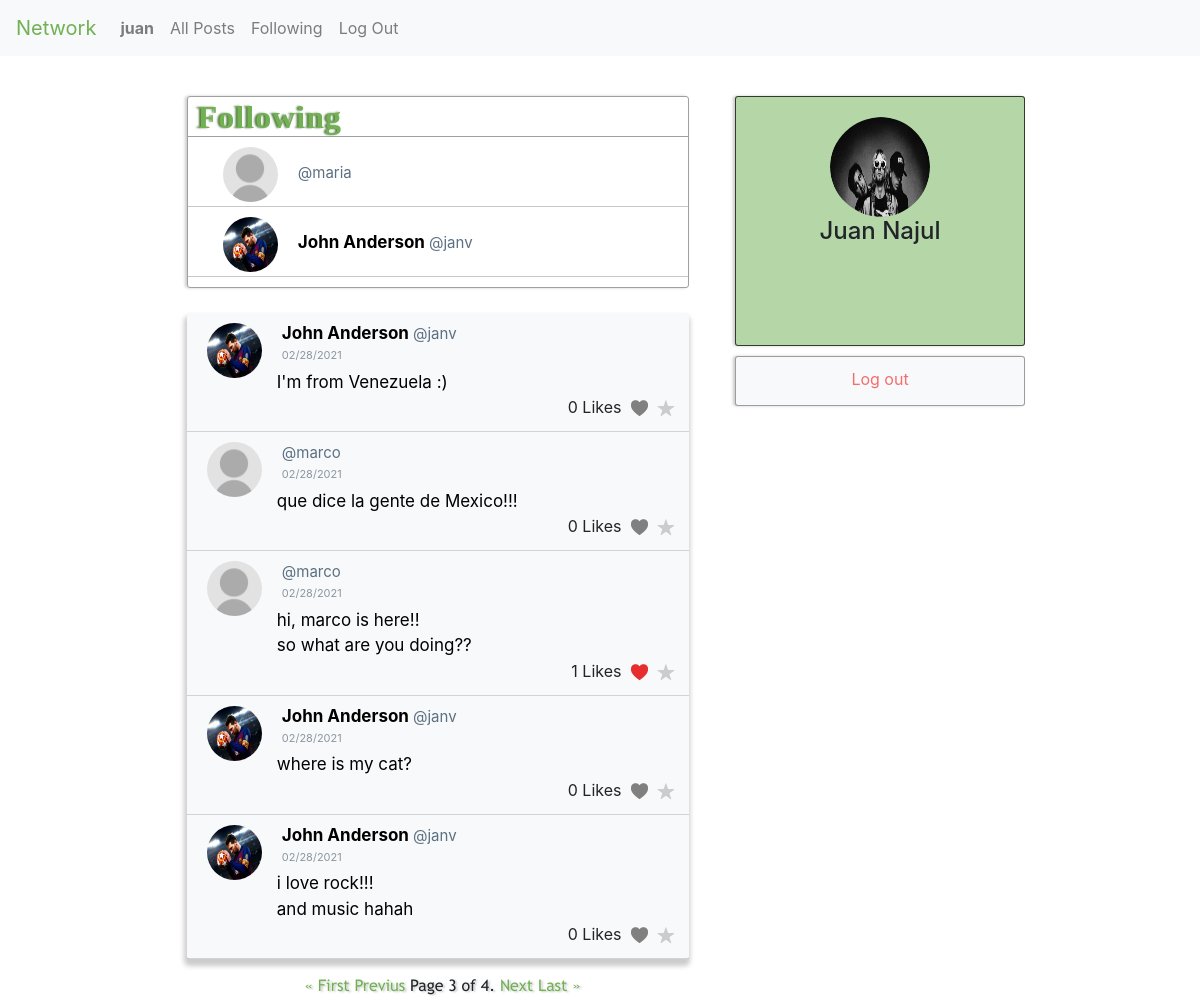
Screenshot of /following?page=3 (signed in) with the database file from the repository.
### network/models.py (models this page shows, shortened)
class User(AbstractUser):
    profile_image = models.ImageField(default='../static/network/img/defaultprofile.jpg', verbose_name='user_photo', upload_to='profile_img')
    pass

class Post(models.Model):
    content = models.CharField(max_length=255)
    user = models.ForeignKey(User, on_delete=models.CASCADE, related_name="author")
    likes = models.ManyToManyField(User, related_name="post_likes", null=True,blank=True)
    created_at = models.DateTimeField(auto_now_add=True)

### network/views.py (the view)
# urls.py: path("following", views.following_page, name="following"),
@login_required(login_url='login')
def following_page(request):
    user = request.user
    current_user = get_object_or_404(User, username=user.username)
    follower_user = Profile.objects.filter(follower=current_user)
    all_posts = Post.objects.all().order_by("-id")
    posts = []
    users_following = []
    for i in all_posts:
        for follower in follower_user:
            if follower.followed == i.user:
                posts.append(i)
                if i.user not in users_following:
                    users_following.append(i.user)
    paginator = Paginator(posts, 5)
    page_number = request.GET.get('page')
    page_obj = paginator.get_page(page_number)
    return render(request, "network/following.html", {
        "posts" : page_obj,
        "current_user": current_user,
        "users_following": users_following
    })

### network/templates/network/following.html (shortened to what this page needs)
{% extends 'network/layout.html' %}
{% load static %}
{% block body %}
<section class="content">
    {% if user.is_authenticated %}
    <div id="post-content">
        <div class="container">
            <div class="row">
                <div id="users-following" class="col-12">
                    <div id="users-following-title">
                        <h2>Following</h2>
                    </div>
                    <div class="users-following-container">
                        {% for user in users_following %}
                        <div class="user-following-container col-12">
                            <div class="posts">
                                <div class="row">
                                    <div class="post-photo" class="col-2">
                                        <a href="{% url 'profile' username=user.username %}">
                                            <img src="{{user.profile_image.url}}" alt="" />
                                        </a>
                                    </div>
                                    <div class="post-name col-8">
                                        <a href="{% url 'profile' username=user.username %}">
                                            <h6>{{user.first_name}} {{user.last_name}} <span class="post-username">@{{user.username}}</span></h6>
                                        </a>
                                    </div>
                                </div>
                            </div>
                        </div>
                        {% endfor %}
                    </div>
                </div>
            </div>
        </div>
    </div>
    {% endif %}
    <div id="profile-content">
        <div class="container">
            <div class="row">
                <aside id="profile-space" class="col-10">
                    {% if request.user.is_authenticated %}
                    <div class="row">
                        <div class="profile-photo">
                            <a href="{% url 'profile' username=current_user.username %}">
                                <img src="{{current_user.profile_image.url}}" alt="">
                            </a>
                        </div>
                    </div>
                    <div class="row">
                        <div class="profile-name">
                            {% if current_user.first_name|length >= 1 and current_user.last_name|length >= 1 %}
                            <h4>{{current_user.first_name}} {{current_user.last_name}}</h4>
                            {% else %}
                            <h4>@{{current_user.username}}</h4>
                            {% endif %}
                        </div>
                    </div>
                    {% endif %}
                </aside>
            </div>
            {% if request.user.is_authenticated %}
            <div class="row">
                <aside id="aside-logout" class="col-10">
                    <a href="{% url 'logout' %}">Log out</a>
                </aside>
            </div>
            {% endif %}
        </div>
    </div>
    <div id="published-content">
        <div class="container">
            <div class="row">
                <div id="published-post" class="col-12">
                    {% for post in posts%}
                    <div class="posts">
                        <div class="row">
                            <div class="post-photo" class="col-2">
                                <a href="{% url 'profile' username=post.user %}">
                                    <img src="{{post.user.profile_image.url}}" alt="" />
                                </a>
                            </div>
                            <div class="post-name col-6">
                                <a href="{% url 'profile' username=post.user %}">
                                    <h6>{{post.user.first_name}} {{post.user.last_name}} <span class="post-username">@{{post.user.username}}</span></h6>
                                </a>
                            </div>
                        </div>
                        <div class="row">
                            <p class="post-date col-12">{{post.created_at|date:"SHORT_DATE_FORMAT"}}</p>
                        </div>
                        <div class="row">
                            <p class="post-content col-12">{{post.content|linebreaksbr}}</p>
                        </div>
                        <div class="row">
                            <div class="post-buttons col-12">
                                <span class="num-likes id_num_likes{{post.id}}">{{post.likes.count}} Likes</span>
                                {% if request.user.is_authenticated %}
                                <span class="{% if request.user in post.likes.all %}in-like-post{% else %}like-post{% endif %} id_color_like{{post.id}}">
                                    <a id="like-post-link" data-postid="{{ post.id }}">N</a>
                                </span>
                                <span class="fav-post"><a href="">R</a></span>
                                {% endif %}
                            </div>
                        </div>
                    </div>
                    {% endfor %}
                </div>
                <div class="pagination">
                    <div id="pagination-content">
                        <span class="step-links">
                        {% if posts.has_previous %}
                            <a href="?page=1">&laquo; First</a>
                            <a href="?page={{ posts.previus_page_number }}">Previus</a>
                        {% endif %}
                        <span class="current">
                            Page {{ posts.number }} of {{ posts.paginator.num_pages }}.
                        </span>
                        {% if posts.has_next %}
                            <a href="?page={{ posts.next_page_number }}">Next</a>
                            <a href="?page={{ posts.paginator.num_pages }}">Last &raquo;</a>
                        {% endif %}
                    </span>
                    </div>
                </div>
            </div>
        </div>
    </div>
</section>
{% endblock %}

### network/templates/network/layout.html (shortened to what this page needs)
{% load static %}
<!DOCTYPE html>
<html lang="en">
    <head>
        <link rel="stylesheet" href="https://stackpath.bootstrapcdn.com/bootstrap/4.4.1/css/bootstrap.min.css">
        <link href="{% static 'network/styles.css' %}" rel="stylesheet">
    </head>
    <body>
        <nav class="navbar navbar-expand-lg navbar-light bg-light">
            <a class="navbar-brand" id="logo-title" href="{% url 'index' %}">Network</a>
            <div>
              <ul class="navbar-nav mr-auto">
                {% if user.is_authenticated %}
                    <li class="nav-item">
                        <a class="nav-link" href="{% url 'profile' username=request.user.username %}"><strong id="username_for_like">{{ user.username }}</strong></a>
                    </li>
                {% endif %}
                <li class="nav-item">
                  <a class="nav-link" href="{% url 'index' %}">All Posts</a>
                </li>
                {% if user.is_authenticated %}
                    <li class="nav-item">
                        <a class="nav-link" href="{% url 'following' %}">Following</a>
                    </li>
                    <li class="nav-item">
                        <a class="nav-link" href="{% url 'logout' %}">Log Out</a>
                    </li>
                {% endif %}
              </ul>
            </div>
        </nav>
        <div class="body">
            {% block body %}
            {% endblock %}
        </div>
    </body>
</html>

### network/static/network/styles.css (style rules this page uses)
* { margin: 0px; padding: 0px; }
#logo-title { color: #71b053; }
.content { width: 72.2%; height: 90vh; margin: 0 auto; margin-top: 20px; }
#post-content { float: left; width: 58%; }
#profile-content { width: 29%; position: fixed; float: right; right: 13.5%; }
#create-post, #users-following { height: auto; padding: 0px; margin: 5px; margin-left: 20px; margin-top: 20px; border: 1px solid rgba(68, 67, 67, 0.5); border-radius: 3px; box-shadow: -2px 0px 3px #ccc; }
#post-title, #users-following-title { width: 100%; height: 40px; border-bottom: 1px solid rgba(68, 67, 67, 0.5); }
#post-title h2, #users-following-title h2 { color: #71b053; font-weight: bold; font-family: 'BebasNeue'; letter-spacing: 1px; margin-left: 10px; line-height: 40px; text-shadow: -2px 0px 2px #557c42; }
.users-following-container { width: 100%; height: 150px; overflow-y: scroll; overflow-x: hidden; transition: all 300ms; }
.user-following-container { width: 100%; height: 70px; margin: 0 auto; border-bottom: 1px solid rgba(0, 0, 0, 0.219); }
.users-following-container .post-name h6 { margin-top: 15px; }
#profile-space { float: right; height: 250px; margin: 5px; margin-left: 45px; margin-top: 20px; background: #70b05383; border: 1px solid rgba(3, 3, 3, 0.733); border-radius: 3px; box-shadow: -2px 0px 3px #ccc; }
::placeholder { color: grey; }
#profile-space .profile-photo { cursor: pointer; transition: all 400ms; }
#aside-logout { height: 50px; margin: 5px; margin-left: 45px; border: 1px solid rgba(68, 67, 67, 0.5); border-radius: 3px; background: #f8f9fa; box-shadow: -2px 0px 3px #ccc; text-align: center; line-height: 45px; transition: all 300ms; }
#aside-logout a { color: rgb(245, 109, 109); text-decoration-color: rgb(245, 109, 109); }
#published-content { display: block; float: left; width: 58%; }
#published-post, #profile-published-post { margin: 0 auto; padding: 0; margin-top: 20px; margin-left: 20px; border-radius: 3px; background: #f8f9fa; box-shadow: -1px 5px 5px 2px #ccc; }
.posts { width: 100%; margin-top: 0px; border-bottom: 1px solid rgba(173, 173, 173, 0.5); transition: all 300ms; }
.user-following-container .posts { border-bottom: 0px; }
.posts .post-name, .posts .post-date, .posts .post-content, .posts .post-photo { padding-left: 10px; padding-top: 10px; }
.posts .post-photo { width: 55px; height: 55px; margin-top: 10px; margin-left: 35px; border-radius: 50%; overflow: hidden; transition: all 300ms; }
.posts .post-photo img { width: 60px; height: 60px; margin-top: -13.5px; margin-left: -13px; border-radius: 50%; transition: all 300ms; }
.post-name { margin-left: 10px; font-family: -apple-system, BlinkMacSystemFont, 'Segoe UI', Roboto, Oxygen, Ubuntu, Cantarell, 'Open Sans', 'Helvetica Neue', sans-serif; }
.post-name a h6 { color: black; font-weight: bold; font-size: 17px; }
.post-name a { transition: all 100ms; }
.post-name span { font-weight:normal; font-size: 15px; color: rgb(91, 112, 131); }
.post-date { margin-top: -41px; margin-left: 100px; color: rgb(140, 150, 160); font-size: 11px; font-weight: normal; }
.post-content { margin-left: 95px; margin-top: -20px; margin-bottom: 0px; padding-right: 140px; color: black; font-size: 17px; }
.post-buttons { text-align: right; margin-bottom: 10px; }
.like-post, .fav-post, .num-likes, .edit-post-link, .in-like-post { margin-right: 15px; margin-left: -10px; }
.like-post a { font-family:'icons'; text-decoration: none; color: grey; transition: all 400ms; }
.in-like-post a { font-family:'icons'; text-decoration: none; color: rgba(228, 13, 13, 0.863); transition: all 400ms; }
.fav-post a { font-family:'icons'; text-decoration: none; color: #ccc; transition: all 300ms; }
.pagination { width: 100%; margin: 10px; margin-left: 59px; margin-top: 15px; text-align: center; cursor: pointer; }
#pagination-content { width: 100%; font-family: 'TrebuchetMS'; font-size: 16px; text-shadow: 2px 1px 2px #ccc; }
#pagination-content a { text-decoration: none; color: #71b053; transition: all 600ms; }
.profile-photo { width: 100px; height: 100px; margin: 0 auto; margin-top: 20px; border-radius: 50%; overflow: hidden; }
.profile-photo img { width: 105px; height:100px; padding-right: 5px; border-radius: 50%; }
.profile-name, .profile-username, .profile-user-info, .follow-button, .edit-profile-button, .unfollow-button { width: 100%; margin: 0 auto; text-align: center; }

### rows the page displays
User: username "juan", profile_image (picture), first_name "Juan", last_name "Najul"
User: profile_image (placeholder picture), username "maria"
User: profile_image (picture), first_name "John", last_name "Anderson", username "janv"
Post: user.profile_image (picture), user.first_name "John", user.last_name "Anderson", user.username "janv", created_at "02/28/2021", content "I'm from Venezuela :)", likes.count "0"
Post: user.profile_image (placeholder picture), user.username "marco", created_at "02/28/2021", content "que dice la gente de Mexico!!!", likes.count "0"
Post: user.profile_image (placeholder picture), user.username "marco", created_at "02/28/2021", content "hi, marco is here!! so what are you doing??", likes.count "1"
Post: user.profile_image (picture), user.first_name "John", user.last_name "Anderson", user.username "janv", created_at "02/28/2021", content "where is my cat?", likes.count "0"
Post: user.profile_image (picture), user.first_name "John", user.last_name "Anderson", user.username "janv", created_at "02/28/2021", content "i love rock!!! and music hahah", likes.count "0"

### other values shown
{{ posts.number }} "3"
{{ posts.paginator.num_pages }} "4"
